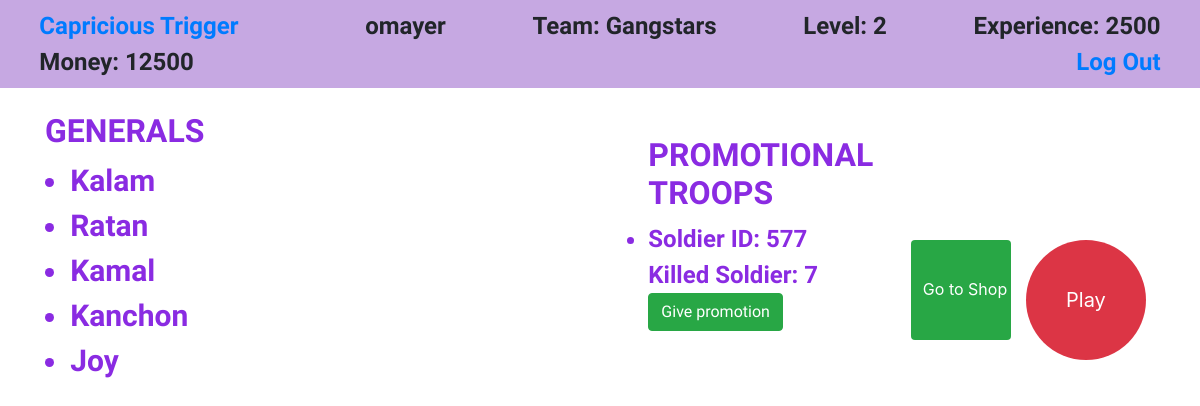
The page /cabinet (signed in) on the database its author committed.
### singlePlayer/models.py (models this page shows, shortened)
class User(AbstractUser):
    image_url = models.URLField(max_length=5000, blank=True, null=True)
    levels = models.IntegerField(default=0)
    experience = models.IntegerField(default=0)
    money = models.IntegerField(default=10000)
    team = models.ForeignKey(
        Team, on_delete=models.PROTECT, related_name="team", blank=True, null=True)

class Team(models.Model):
    name = models.CharField(max_length=40)
    image_url = models.URLField(max_length=5000)

class General(models.Model):
    name = models.CharField(max_length=40)
    team = models.ForeignKey(
        Team, on_delete=models.PROTECT, related_name='generals', blank=True, null=True)
    commander = models.ForeignKey(
        User, on_delete=models.PROTECT, related_name="generals", blank=True, null=True)
    cap_image_url = models.URLField(max_length=5000)
    max_life = models.IntegerField(default=5)
    life = models.IntegerField(default=5)
    attack = models.IntegerField(default=80)
    defense = models.IntegerField(default=50)
    is_selected = models.BooleanField(default=False)
    leading_role = models.BooleanField(default=False)
    on_battle_k_u = models.IntegerField(default=0)
    killed_units = models.IntegerField(default=0)
    as_opponent = models.ForeignKey(Opponent, on_delete=models.SET_NULL,
                                    related_query_name='generals', related_name='generals', blank=True, null=True)

class Soldier(models.Model):
    commander = models.ForeignKey(
        User, on_delete=models.PROTECT, related_name="soldiers", blank=True, null=True)
    helmet_image_url = models.URLField(max_length=5000)
    max_life = models.IntegerField(default=2)
    life = models.IntegerField(default=2)
    attack = models.IntegerField(default=70)
    defense = models.IntegerField(default=40)
    on_battle_k_u = models.IntegerField(default=0)
    killed_units = models.IntegerField(default=0)
    team = models.ForeignKey(Team, on_delete=models.PROTECT, related_name='soldiers',
                             related_query_name='soldiers', blank=True, null=True)
    as_opponent = models.ForeignKey(Opponent, on_delete=models.SET_NULL,
                                    related_name='soldiers', related_query_name='soldiers', blank=True, null=True)

### singlePlayer/views.py (the view)
# urls.py: path('cabinet', views.cabinet, name='cabinet'),
@login_required
def cabinet(request):
    user = User.objects.get(username=request.user)
    user_generals = General.objects.filter(commander=user)
    user_soldiers = Soldier.objects.filter(commander=user)
    soldiers = []
    for soldier in user_soldiers:
        if soldier.killed_units >= 5:
            soldiers.append(soldier)
    if user_generals.count() == 0:
        return redirect('choose')
    else:
        return render(request, 'game/cabinet.html', {
            "generals": user_generals,
            "soldiers": soldiers
        })

### singlePlayer/templates/game/cabinet.html (shortened to what this page needs)
{% extends 'game/layout.html' %}
{% load static %}
{% block body %}
<div class="container" id="generals_cabinet">
    <div class="row">
        <div class="col"><br>
            <h2 class="title">Generals</h2>
            <ul id="generals">
                {% for general in generals %}
                <li class="general_names" data-general="{{ general.id }}">{{ general.name }}</li>
                {% endfor %}
            </ul>
        </div>
        <div class="col" id="attributes"></div>
        <div class="col"><br><br>
            <ul>
                {% if soldiers %}
                <h2 class="title">Promotional troops</h2>
                {% for soldier in soldiers %}
                <li class="soldier_ids" id="sd{{ soldier.id }}">Soldier ID: {{ soldier.id }}
                    <br>Killed Soldier: {{ soldier.killed_units }}
                    <button class="btn btn-success promote" data-promote="{{ soldier.id }}">Give promotion</button>
                </li>
                {% empty %}
                <li class="general_attributes">No soldier is eligible for promotion</li>
                {% endfor %}
                {% endif %}
            </ul>
        </div>
        <div class="col">
            <br><br><br><br><br><br>
            <a href="{% url 'game' %}" class="btn btn-danger" id="start">Play</a>
            <a href="{% url 'shop' %}" class="btn btn-success" id="shop">Go to Shop</a>
        </div>
        <br><br>
    </div>
</div>
{% endblock body %}
{% block script %}
<link rel="stylesheet" href="{% static 'css/cabinet.css' %}">
{% endblock script %}

### singlePlayer/templates/game/layout.html (shortened to what this page needs)
<!DOCTYPE html>
<html lang="en">
{% load static %}
<head>
    <link rel="stylesheet" href="{% static 'css/cabinet.css' %}">
    <link rel="stylesheet" href="https://maxcdn.bootstrapcdn.com/bootstrap/4.0.0/css/bootstrap.min.css"
>
    {% block script %}
    {% endblock script %}
</head>
<body>
    <nav class="navbar navbar-light" style="background-color: rgb(198, 168, 226);">
        <a href='#' class='user-attr top_link'
            style="font-family:'Nanum Gothic', sans-serif;text-decoration: none;">Capricious Trigger</a><br>
        <span class="user-attr">{{ user }}</span>
        <span class="user-attr">Team: {{ user.team.name }}</span>
        <span class="user-attr">Level: {{ user.levels }}</span>
        <span class="user-attr">Experience: {{ user.experience }}</span>
        <span class="user-attr">Money: {{ user.money }}</span>
        <a href="{% url 'logout' %}" class="user-attr top_link" style="text-decoration: none;">Log Out</a>
    </nav>
    {% block body %}
    {% endblock %}
</body>

### singlePlayer/static/css/cabinet.css (style rules this page uses)
.general_names, .general_attributes, .soldier_ids { font-size: 24px; font-weight: bold; color: blueviolet }
.general_names { font-size: 30px; }
#generals { padding-left: 10%; }
.title { text-transform: uppercase; font-weight: bolder; color: blueviolet }
.soldier_name, .soldier_url, .title,.general_names, .general_attributes, .soldier_ids { font-family: 'Nanum Gothic', sans-serif; }
.user-attr { margin-left: 2%; margin-right: 2%; font-size: 24px; font-weight: bold; font-family:'Nanum Gothic', sans-serif; }
#start { width: 120px; height: 120px; border-radius: 50%; font-size: 20px; vertical-align: middle; text-align: center; }
#shop { width: 100px; height: 100px; float: left; text-align: center; padding-right: 10%; }
#shop,#start { border: 0px !important; margin:3%; }
@media screen and (min-width:491px) { #start { padding-top: 18%; } }
@media screen and (min-width:491px) { #shop { padding-top: 18%; } }
@media screen and (min-width:500px) { #start { padding-top: 8%; } }
@media screen and (min-width:500px) { #shop { padding-top: 8%; } }
@media screen and (min-width:775px) { #start { padding-top: 18%; } }
@media screen and (min-width:775px) { #shop { padding-top: 15%; } }

### rows shown on the page
User: username "omayer", team.name "Gangstars", levels "2", experience "2500", money "12500"
General: name "Kalam"
General: name "Ratan"
General: name "Kamal"
General: name "Kanchon"
General: name "Joy"
Soldier: id "577", killed_units "7"
